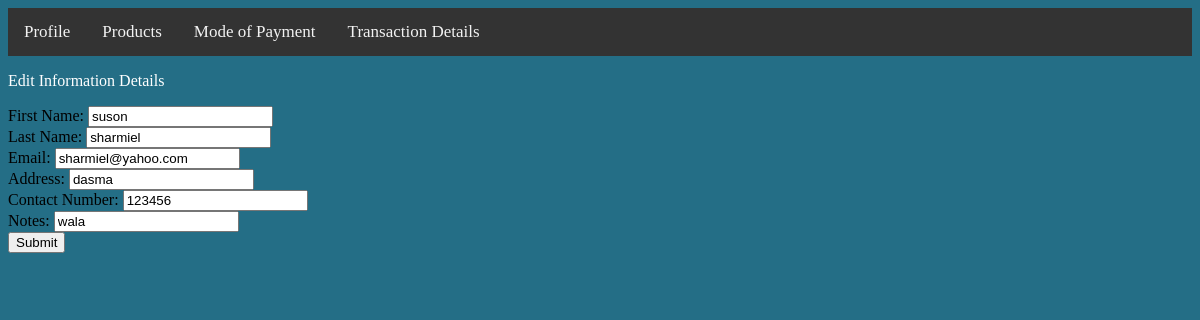
Screenshot of /edit/5 with the database file from the repository.
### igensys/models.py (models this page shows)
class ProfileInfo(models.Model):
	First_name = models.CharField(blank = True, max_length = 100)
	Last_name = models.CharField(blank = True, max_length = 100)
	Email = models.CharField(blank = True, max_length = 100)
	Address = models.CharField(blank = True, max_length = 250)
	Contact_number = models.CharField(blank = True, max_length = 250)
	Notes = models.CharField(blank = True, max_length = 300)

### igensys/views.py (the view)
# urls.py: path('edit/<int:id>', views.edit, name='edit'),
def edit(request, id):
	info = ProfileInfo.objects.get(id=id)
	form = fProfileInfo(instance=info)
	if request.method == 'POST':
		form = fProfileInfo(request.POST, instance = info)
		if form.is_valid():
			form.save()
			return redirect('/transactiondetails')
	return render(request, 'edit.html', {'form':form})

### igensys/forms.py
class fProfileInfo(ModelForm):
    class Meta:
        model= ProfileInfo
        fields = ['First_name', 'Last_name', 'Email', 'Address', 'Contact_number', 'Notes']

### igensys/templates/edit.html (shortened to what this page needs)
{% extends 'navbar.html' %}
{% load static %}
{% block content %}
<div>
    <p>Edit Information Details</p>
</div>
<form method="POST" action="">
<div>
    <div>First Name: {{form.First_name}}</div>
    <div>Last Name: {{form.Last_name}}</div>
    <div>Email: {{form.Email}}</div>
    <div>Address: {{form.Address}}</div>
    <div>Contact Number: {{form.Contact_number}}</div>
    <div>Notes: {{form.Notes}}</div>
    <div>
        <input type = "Submit" class="btn primary" ></input>
    </div>
</div>
{%endblock%}

### igensys/static/css/style2.css (style rules this page uses)
p { color: white; }

### rows the page displays
ProfileInfo: First_name "suson", Last_name "sharmiel", Email "sharmiel@yahoo.com", Address "dasma", Contact_number "123456", Notes "wala"
